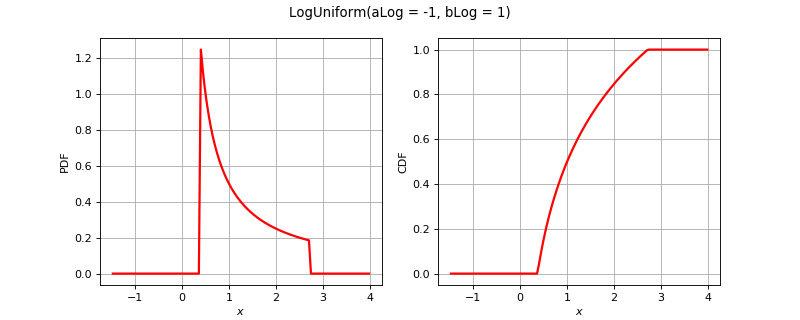

This figure's Python source:
import openturns as ot
from matplotlib import pyplot as plt
from openturns.viewer import View
if (ot.LogUniform().__class__.__name__=='ComposedDistribution'):
    correlation = ot.CorrelationMatrix(2)
    correlation[1, 0] = 0.25
    aCopula = ot.NormalCopula(correlation)
    marginals = [ot.Normal(1.0, 2.0), ot.Normal(2.0, 3.0)]
    distribution = ot.ComposedDistribution(marginals, aCopula)
elif (ot.LogUniform().__class__.__name__=='CumulativeDistributionNetwork'):
    distribution = ot.CumulativeDistributionNetwork([ot.Normal(2),ot.Dirichlet([0.5, 1.0, 1.5])], ot.BipartiteGraph([[0,1], [0,1]]))
else:
    distribution = ot.LogUniform()
dimension = distribution.getDimension()
if dimension <= 2:
    if distribution.getDimension() == 1:
        distribution.setDescription(['$x$'])
        pdf_graph = distribution.drawPDF()
        cdf_graph = distribution.drawCDF()
        fig = plt.figure(figsize=(10, 4))
        plt.suptitle(str(distribution))
        pdf_axis = fig.add_subplot(121)
        cdf_axis = fig.add_subplot(122)
        View(pdf_graph, figure=fig, axes=[pdf_axis], add_legend=False)
        View(cdf_graph, figure=fig, axes=[cdf_axis], add_legend=False)
    else:
        distribution.setDescription(['$x_1$', '$x_2$'])
        pdf_graph = distribution.drawPDF()
        fig = plt.figure(figsize=(10, 5))
        plt.suptitle(str(distribution))
        pdf_axis = fig.add_subplot(111)
        View(pdf_graph, figure=fig, axes=[pdf_axis], add_legend=False)
